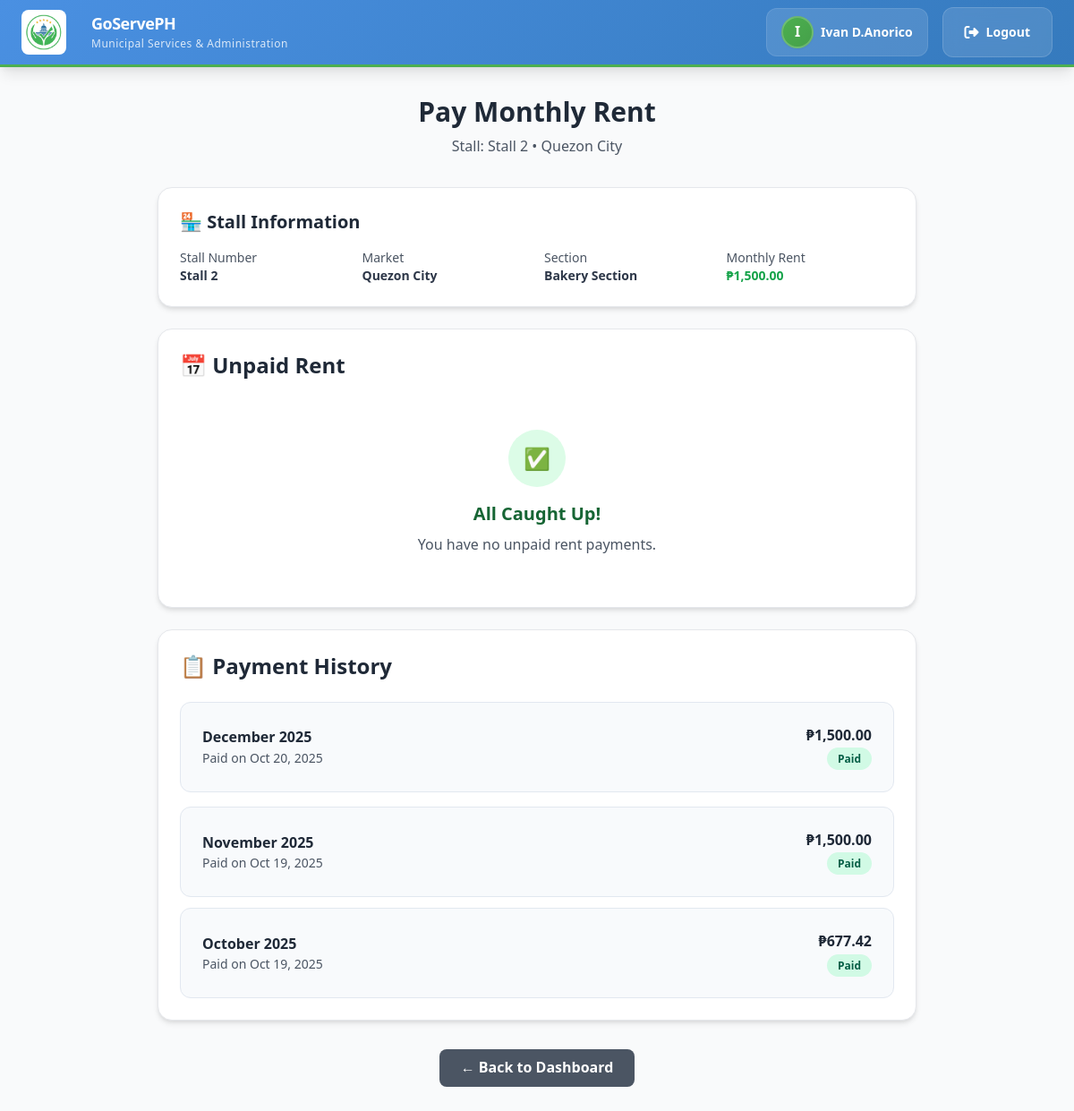
Page /citizen_portal/market_card/pay_rent/pay_rent.php?application_id=27 (signed in) on the committed database.
### tables this page shows
CREATE TABLE `applications` (
  `id` int(11) NOT NULL,
  `user_id` int(11) NOT NULL,
  `stall_id` int(11) NOT NULL,
  `application_type` enum('new','renewal','transfer') NOT NULL DEFAULT 'new',
  `first_name` varchar(100) NOT NULL,
  `middle_name` varchar(100) DEFAULT NULL,
  `last_name` varchar(100) NOT NULL,
  `gender` enum('Male','Female','Other') NOT NULL,
  `date_of_birth` date NOT NULL,
  `civil_status` enum('Single','Married','Divorced','Widowed') NOT NULL,
  `house_number` varchar(50) DEFAULT NULL,
  `street` varchar(255) DEFAULT NULL,
  `barangay` varchar(255) DEFAULT NULL,
  `city` varchar(255) DEFAULT NULL,
  `zip_code` varchar(10) DEFAULT NULL,
  `contact_number` varchar(20) NOT NULL,
  `email` varchar(255) NOT NULL,
  `market_name` varchar(255) NOT NULL,
  `market_section` varchar(255) NOT NULL,
  `stall_number` varchar(100) NOT NULL,
  `business_name` varchar(255) NOT NULL,
  `certification_agree` tinyint(1) NOT NULL DEFAULT 0,
  `status` enum('pending','approved','rejected','cancelled','payment_phase','paid','documents_submitted','expired') NOT NULL DEFAULT 'pending',
  `application_date` datetime NOT NULL DEFAULT current_timestamp(),
  `updated_at` datetime DEFAULT current_timestamp() ON UPDATE current_timestamp()
);

CREATE TABLE `stalls` (
  `id` int(11) NOT NULL,
  `map_id` int(11) NOT NULL,
  `name` varchar(255) NOT NULL,
  `pos_x` int(11) NOT NULL,
  `pos_y` int(11) NOT NULL,
  `height` decimal(10,2) NOT NULL DEFAULT 0.00,
  `length` decimal(10,2) NOT NULL DEFAULT 0.00,
  `width` decimal(10,2) NOT NULL DEFAULT 0.00,
  `price` decimal(10,2) NOT NULL DEFAULT 0.00,
  `status` enum('available','occupied','reserved','maintenance') NOT NULL DEFAULT 'available',
  `class_id` int(11) NOT NULL,
  `section_id` int(11) DEFAULT NULL,
  `created_at` datetime DEFAULT current_timestamp(),
  `updated_at` datetime DEFAULT current_timestamp() ON UPDATE current_timestamp()
);

CREATE TABLE `maps` (
  `id` int(11) NOT NULL,
  `name` varchar(255) NOT NULL,
  `file_path` varchar(255) NOT NULL,
  `created_at` datetime DEFAULT current_timestamp(),
  `updated_at` datetime DEFAULT current_timestamp() ON UPDATE current_timestamp()
);

CREATE TABLE `sections` (
  `id` int(11) NOT NULL,
  `name` varchar(100) NOT NULL,
  `created_at` timestamp NOT NULL DEFAULT current_timestamp()
);

CREATE TABLE `monthly_payments` (
  `id` int(11) NOT NULL,
  `renter_id` varchar(20) NOT NULL,
  `month_year` varchar(7) NOT NULL,
  `due_date` date NOT NULL,
  `amount` decimal(10,2) NOT NULL,
  `status` enum('pending','paid','overdue','cancelled') NOT NULL DEFAULT 'pending',
  `paid_date` datetime DEFAULT NULL,
  `payment_method` varchar(50) DEFAULT NULL,
  `phone_number` varchar(20) DEFAULT NULL,
  `email` varchar(255) DEFAULT NULL,
  `verification_code` varchar(6) DEFAULT NULL,
  `verification_attempts` int(11) DEFAULT 0,
  `verified_at` datetime DEFAULT NULL,
  `expires_at` datetime DEFAULT NULL,
  `reference_number` varchar(100) DEFAULT NULL,
  `late_fee` decimal(10,2) DEFAULT 0.00,
  `created_at` datetime NOT NULL DEFAULT current_timestamp(),
  `updated_at` datetime DEFAULT current_timestamp() ON UPDATE current_timestamp()
);

### citizen_portal/market_card/pay_rent/pay_rent.php (the view, shortened to what this page needs)
<?php
require_once '../../../db/Market/market_db.php';
$user_id = $_SESSION['user_id'];
$application_id = $_GET['application_id'] ?? null;
try {
    $stmt = $pdo->prepare("
        SELECT
            a.*,
            s.name AS stall_name,
            s.price AS monthly_rent,
            m.name AS market_name,
            sec.name AS section_name,
            r.renter_id,
            r.business_name,
            r.first_name,
            r.last_name,
            r.contact_number,
            r.email
        FROM applications a
        LEFT JOIN stalls s ON a.stall_id = s.id
        LEFT JOIN maps m ON s.map_id = m.id
        LEFT JOIN sections sec ON s.section_id = sec.id
        LEFT JOIN renters r ON a.id = r.application_id
        WHERE a.id = ? AND a.user_id = ?
    ");
    $stmt->execute([$application_id, $user_id]);
    $application = $stmt->fetch(PDO::FETCH_ASSOC);
    $payments_stmt = $pdo->prepare("
        SELECT * FROM monthly_payments
        WHERE renter_id = ? AND status IN ('pending', 'overdue')
        ORDER BY month_year ASC
    ");
    $payments_stmt->execute([$application['renter_id']]);
    $unpaid_payments = $payments_stmt->fetchAll(PDO::FETCH_ASSOC);
    $history_stmt = $pdo->prepare("
        SELECT * FROM monthly_payments
        WHERE renter_id = ? AND status = 'paid'
        ORDER BY month_year DESC
        LIMIT 6
    ");
    $history_stmt->execute([$application['renter_id']]);
    $payment_history = $history_stmt->fetchAll(PDO::FETCH_ASSOC);
} catch (PDOException $e) {
    error_log("Database error: " . $e->getMessage());
    $_SESSION['error'] = "Database error occurred.";
    header('Location: ../market-dashboard.php');
    exit;
}
$monthly_rent = $application['monthly_rent'] ?? 0;
?>
<!DOCTYPE html>
<html lang="en">
<head>
    <script src="https://cdn.tailwindcss.com"></script>
    <link rel="stylesheet" href="../navbar.css">
</head>
<body class="bg-gray-50">
   <?php include '../../../citizen_portal/navbar.php'; ?>
    <div class="container mx-auto px-6 py-8 max-w-4xl">
        <div class="text-center mb-8">
            <h1 class="text-3xl font-bold text-gray-800 mb-2">Pay Monthly Rent</h1>
            <p class="text-gray-600">Stall: <?= htmlspecialchars($application['stall_name']) ?> • <?= htmlspecialchars($application['market_name']) ?></p>
        </div>
        <div class="payment-card">
            <h2 class="text-xl font-bold text-gray-800 mb-4">🏪 Stall Information</h2>
            <div class="grid grid-cols-2 md:grid-cols-4 gap-4 text-sm">
                <div>
                    <p class="text-gray-600">Stall Number</p>
                    <p class="font-semibold"><?= htmlspecialchars($application['stall_name']) ?></p>
                </div>
                <div>
                    <p class="text-gray-600">Market</p>
                    <p class="font-semibold"><?= htmlspecialchars($application['market_name']) ?></p>
                </div>
                <div>
                    <p class="text-gray-600">Section</p>
                    <p class="font-semibold"><?= htmlspecialchars($application['section_name']) ?></p>
                </div>
                <div>
                    <p class="text-gray-600">Monthly Rent</p>
                    <p class="font-semibold text-green-600">₱<?= number_format($monthly_rent, 2) ?></p>
                </div>
            </div>
        </div>
        <div class="payment-card">
            <div class="flex justify-between items-center mb-6">
                <h2 class="text-2xl font-bold text-gray-800">📅 Unpaid Rent</h2>
            </div>
            <?php if (!empty($unpaid_payments)): ?>
                <div class="space-y-4">
                    <?php foreach ($unpaid_payments as $payment): ?>
                        <?php
                        $payment_amount = $payment['amount'] + ($payment['late_fee'] ?? 0);
                        $is_overdue = $payment['status'] === 'overdue';
                        ?>
                        <div class="rent-item">
                            <div class="flex flex-col md:flex-row md:items-center justify-between gap-4">
                                <div class="flex-1">
                                    <div class="flex items-center gap-4 mb-2">
                                        <h3 class="text-lg font-semibold text-gray-800">
                                            <?= date('F Y', strtotime($payment['month_year'] . '-01')) ?>
                                        </h3>
                                        <span class="status-badge <?= $is_overdue ? 'status-overdue' : 'status-pending' ?>">
                                            <?= $is_overdue ? '⚠️ Overdue' : '⏰ Pending' ?>
                                        </span>
                                    </div>
                                    <div class="grid grid-cols-2 md:grid-cols-3 gap-4 text-sm">
                                        <div>
                                            <span class="text-gray-600">Due Date:</span>
                                            <span class="font-medium"><?= date('M j, Y', strtotime($payment['due_date'])) ?></span>
                                        </div>
                                        <div>
                                            <span class="text-gray-600">Monthly Rent:</span>
                                            <span class="font-medium">₱<?= number_format($payment['amount'], 2) ?></span>
                                        </div>
                                        <?php if ($payment['late_fee'] > 0): ?>
                                        <div>
                                            <span class="text-gray-600">Late Fee:</span>
                                            <span class="font-medium text-red-600">₱<?= number_format($payment['late_fee'], 2) ?></span>
                                        </div>
                                        <?php endif; ?>
                                    </div>
                                </div>
                                <div class="text-right">
                                    <div class="amount-display mb-2">
                                        ₱<?= number_format($payment_amount, 2) ?>
                                    </div>
                                    <a href="../../digital_card/market_rent_payment_details.php?application_id=<?= $application_id ?>&month_year=<?= $payment['month_year'] ?>&amount=<?= $payment_amount ?>&payment_for=single_month&payment_type=monthly_rent"
                                       class="btn-pay-single inline-block">
                                        Pay Now
                                    </a>
                                </div>
                            </div>
                        </div>
                    <?php endforeach; ?>
                </div>
            <?php else: ?>
                <div class="text-center py-8">
                    <div class="w-16 h-16 bg-green-100 rounded-full flex items-center justify-center mx-auto mb-4">
                        <span class="text-2xl text-green-600">✅</span>
                    </div>
                    <h3 class="text-xl font-semibold text-green-800 mb-2">All Caught Up!</h3>
                    <p class="text-gray-600">You have no unpaid rent payments.</p>
                </div>
            <?php endif; ?>
        </div>
        <div class="payment-card">
            <h2 class="text-2xl font-bold text-gray-800 mb-6">📋 Payment History</h2>
            <?php if (!empty($payment_history)): ?>
                <div class="space-y-3">
                    <?php foreach ($payment_history as $payment): ?>
                    <div class="rent-item">
                        <div class="flex justify-between items-center">
                            <div>
                                <div class="font-semibold text-gray-800">
                                    <?= date('F Y', strtotime($payment['month_year'] . '-01')) ?>
                                </div>
                                <div class="text-sm text-gray-600">
                                    Paid on <?= date('M j, Y', strtotime($payment['paid_date'])) ?>
                                </div>
                            </div>
                            <div class="text-right">
                                <div class="font-semibold text-gray-800">
                                    ₱<?= number_format($payment['amount'] + $payment['late_fee'], 2) ?>
                                </div>
                                <span class="status-badge status-paid">Paid</span>
                            </div>
                        </div>
                    </div>
                    <?php endforeach; ?>
                </div>
            <?php else: ?>
                <div class="text-center py-8 text-gray-500">
                    <p>No payment history found.</p>
                </div>
            <?php endif; ?>
        </div>
        <div class="mt-8 flex justify-center">
            <button onclick="location.href='../market-dashboard.php'"
                    class="bg-gray-600 hover:bg-gray-700 text-white font-semibold py-2 px-6 rounded-lg transition-colors duration-200">
                ← Back to Dashboard
            </button>
        </div>
    </div>
</body>
</html>

### rows in the picture
applications: stall.name "Stall 2", maps.name "Quezon City", sections.name "Bakery Section", stall.price "1,500.00"
monthly_payments: month_year "December 2025", paid_date "Oct 20, 2025", $payment['amount'] + $payment['late_fee'] "1,500.00"
monthly_payments: month_year "November 2025", paid_date "Oct 19, 2025", $payment['amount'] + $payment['late_fee'] "1,500.00"
monthly_payments: month_year "October 2025", paid_date "Oct 19, 2025", $payment['amount'] + $payment['late_fee'] "677.42"

### other values in the picture
substr(htmlspecialchars($full_name), 0, 1) "I"
$full_name "Ivan D.Anorico"
